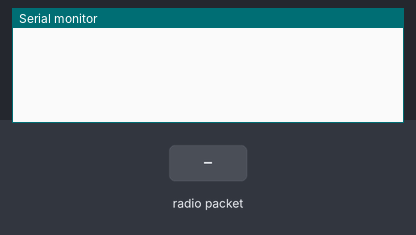
This sketch was run on a simulated ESP32. On the bench: the last lines printed to the serial monitor. The inputs (shaded band) are chosen by the test bench.

Above: at 1.2 s.
1.3 s: radio packet "1" arrives
At 2.5 s:
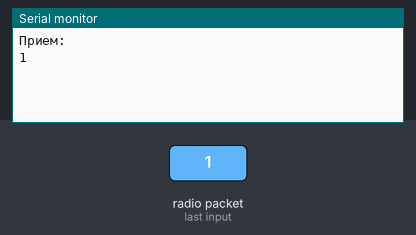
2.8 s: radio packet "0" arrives
At 3.9 s:
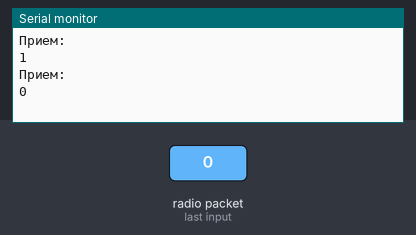
4.3 s: radio packet "2" arrives
At 5.0 s:
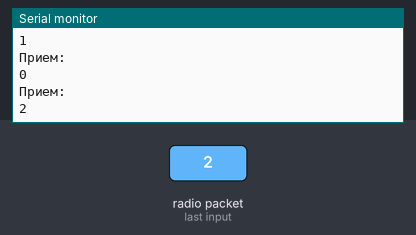

Measured:
- after the input at 1.3 s, the serial monitor: prints a new line after 0.05 s (image 1)
- after the input at 2.8 s, the serial monitor: prints a new line after 0.05 s (image 2)
- after the input at 4.3 s, the serial monitor: prints a new line after 0.05 s (image 3)

The sketch:

receiver_bare_minimum.ino
```cpp
// receiver_bare_minimum.ino
// Wolfgang Ewald [https://wolles-elektronikkiste.de/en/esp-now]

#include <esp_now.h>
#include <WiFi.h>

void messageReceived(const esp_now_recv_info *info, const uint8_t* incomingData, int len)
{
    Serial.println("\nПрием: ");
    for(int i=0; i<len; i++)
    {
        Serial.print((char)incomingData[i]);
    }
    Serial.println();
}


void setup()
{
    Serial.begin(115200);
    // delay(1000); // uncomment if your serial monitor is empty
    WiFi.mode(WIFI_STA);
    esp_now_init();
    esp_now_register_recv_cb(messageReceived);
}

void loop(){}
```
